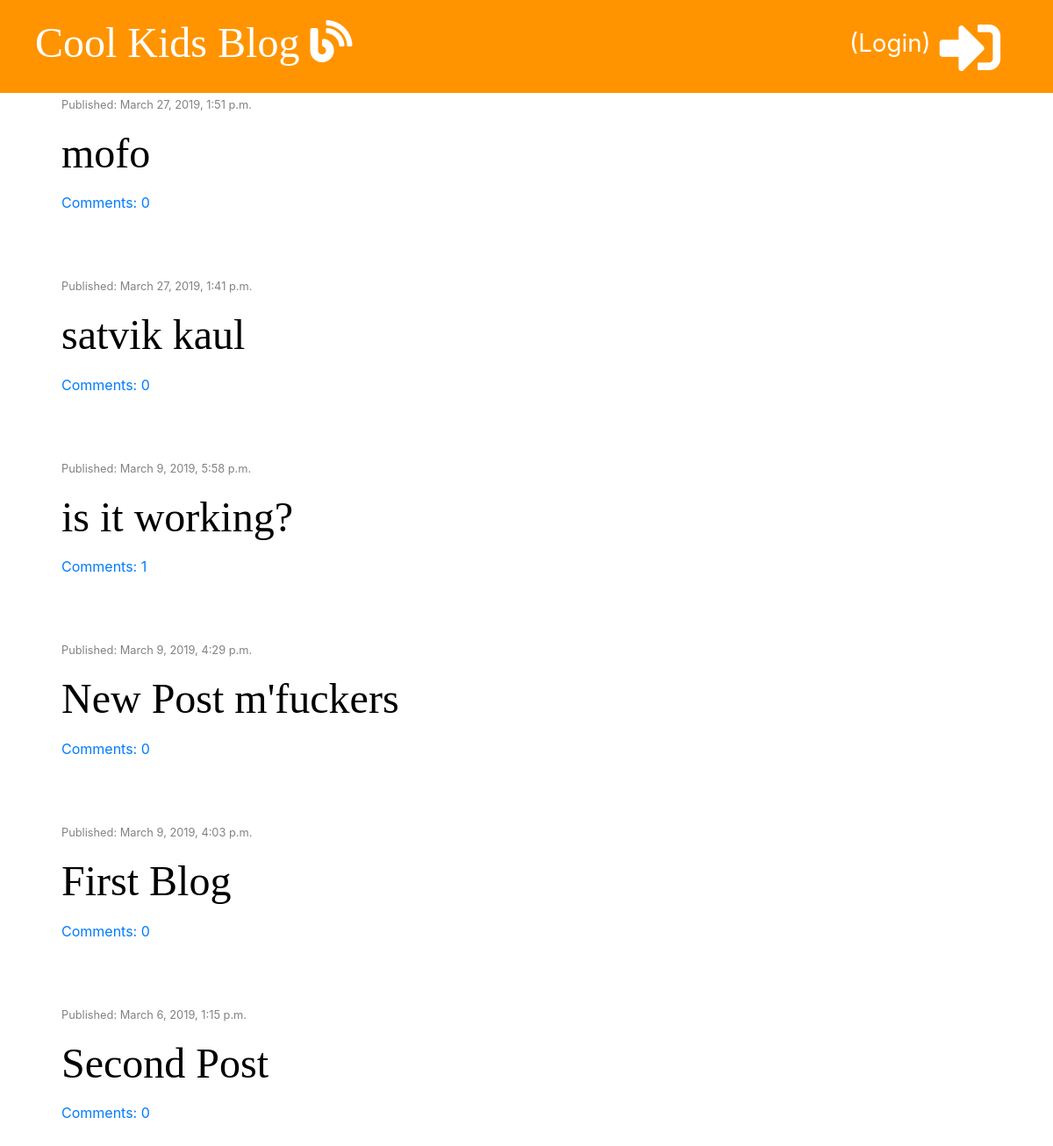
The page / on the database its author committed.
### blog/models.py (models this page shows, shortened)
class Post(models.Model):
    author = models.ForeignKey('auth.User', on_delete=models.CASCADE)
    title = models.CharField(max_length=200)
    text = models.TextField()
    created_date = models.DateTimeField(default=timezone.now)
    published_date = models.DateTimeField(blank=True, null=True)
    def approved_comments(self):
        return self.comments.filter(approved=True)

### blog/views.py (the view)
# urls.py: path('', views.post_list, name='post_list'),
def post_list(request):
    posts = Post.objects.filter(published_date__lte=timezone.now()).order_by('-published_date')
    stuff_for_frontend = {'posts' : posts}
    return render(request, 'blog/post_list.html', stuff_for_frontend)

### blog/templatetags/markdownify.py (called while the page is built)
@register.filter
def markdown(value):
    renderer = HighlightRenderer()
    markdown = mistune.Markdown(renderer=renderer)
    return markdown(value)

### blog/templates/blog/post_list.html (shortened to what this page needs)
{% extends 'blog/base.html' %}
{% load markdownify %}
{% block content %}
      {% for post in posts %}
          <div class="post">
            <div class="date">
                <p><small>Published: {{ post.published_date }}</small></p>
            </div>
            <h1><a href="{% url 'post_detail' pk=post.pk %}">{{ post.title }}</a></h1>
            <a href="{% url 'post_detail' pk=post.pk %}">Comments: {{ post.approved_comments.count }}</a>
          </div>
      {% endfor %}
{% endblock %}

### blog/static/css/blog.css (style rules this page uses)
h1, h2, h3, h4 { font-family: 'Tangerine', 'Inconsolata' , 'Droid Sans', serif; font-size: 48px; }
.date { color: #828282; }
.post { margin-bottom: 70px; }
.post h1 a { color: #000000; }

### rows shown on the page
Post: published_date "March 27, 2019, 1:51 p.m.", title "mofo", approved_comments.count "0"
Post: published_date "March 27, 2019, 1:41 p.m.", title "satvik kaul", approved_comments.count "0"
Post: published_date "March 9, 2019, 5:58 p.m.", title "is it working?", approved_comments.count "1"
Post: published_date "March 9, 2019, 4:29 p.m.", title "New Post m'fuckers", approved_comments.count "0"
Post: published_date "March 9, 2019, 4:03 p.m.", title "First Blog", approved_comments.count "0"
Post: published_date "March 6, 2019, 1:15 p.m.", title "Second Post", approved_comments.count "0"
